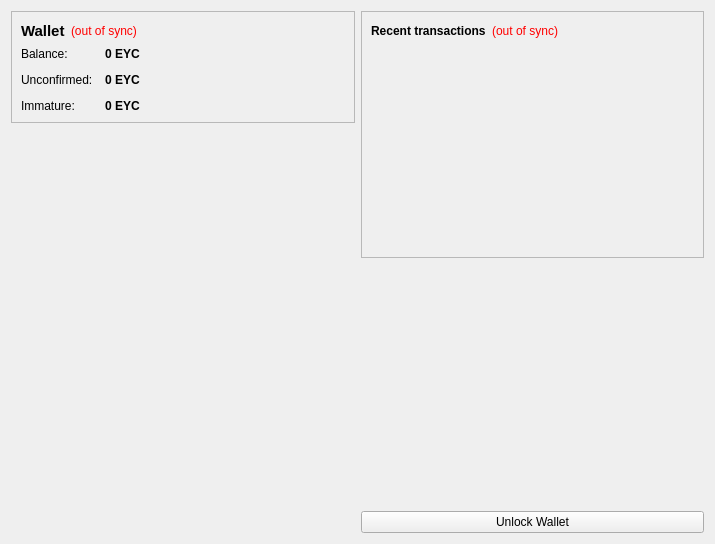
<?xml version="1.0" encoding="UTF-8"?>
<ui version="4.0">
 <class>OverviewPage</class>
 <widget class="QWidget" name="OverviewPage">
  <property name="geometry">
   <rect>
    <x>0</x>
    <y>0</y>
    <width>715</width>
    <height>544</height>
   </rect>
  </property>
  <property name="windowTitle">
   <string>Form</string>
  </property>
  <property name="autoFillBackground">
   <bool>true</bool>
  </property>
  <property name="styleSheet">
   <string notr="true">#OverviewPage{background-image:url(:/images/beijing);}</string>
  </property>
  <layout class="QHBoxLayout" name="horizontalLayout" stretch="1,1">
   <item>
    <layout class="QVBoxLayout" name="verticalLayout_2">
     <item>
      <widget class="QFrame" name="frame">
       <property name="frameShape">
        <enum>QFrame::StyledPanel</enum>
       </property>
       <property name="frameShadow">
        <enum>QFrame::Raised</enum>
       </property>
       <layout class="QVBoxLayout" name="verticalLayout_4">
        <item>
         <layout class="QHBoxLayout" name="horizontalLayout_4">
          <item>
           <widget class="QLabel" name="label_5">
            <property name="font">
             <font>
              <pointsize>11</pointsize>
              <weight>75</weight>
              <bold>true</bold>
             </font>
            </property>
            <property name="text">
             <string>Wallet</string>
            </property>
           </widget>
          </item>
          <item>
           <widget class="QLabel" name="labelWalletStatus">
            <property name="toolTip">
             <string>The displayed information may be out of date. Your wallet automatically synchronizes with the CarsharingChian network after a connection is established, but this process has not completed yet.</string>
            </property>
            <property name="styleSheet">
             <string notr="true">QLabel { color: red; }</string>
            </property>
            <property name="text">
             <string notr="true">(out of sync)</string>
            </property>
            <property name="alignment">
             <set>Qt::AlignLeading|Qt::AlignLeft|Qt::AlignVCenter</set>
            </property>
           </widget>
          </item>
          <item>
           <spacer name="horizontalSpacer_2">
            <property name="orientation">
             <enum>Qt::Horizontal</enum>
            </property>
            <property name="sizeHint" stdset="0">
             <size>
              <width>40</width>
              <height>20</height>
             </size>
            </property>
           </spacer>
          </item>
         </layout>
        </item>
        <item>
         <layout class="QFormLayout" name="formLayout_2">
          <property name="fieldGrowthPolicy">
           <enum>QFormLayout::AllNonFixedFieldsGrow</enum>
          </property>
          <property name="horizontalSpacing">
           <number>12</number>
          </property>
          <property name="verticalSpacing">
           <number>12</number>
          </property>
          <item row="0" column="0">
           <widget class="QLabel" name="label">
            <property name="text">
             <string>Balance:</string>
            </property>
           </widget>
          </item>
          <item row="0" column="1">
           <widget class="QLabel" name="labelBalance">
            <property name="font">
             <font>
              <weight>75</weight>
              <bold>true</bold>
             </font>
            </property>
            <property name="cursor">
             <cursorShape>IBeamCursor</cursorShape>
            </property>
            <property name="toolTip">
             <string>Your current balance</string>
            </property>
            <property name="text">
             <string notr="true">0 EYC</string>
            </property>
            <property name="textInteractionFlags">
             <set>Qt::LinksAccessibleByMouse|Qt::TextSelectableByKeyboard|Qt::TextSelectableByMouse</set>
            </property>
           </widget>
          </item>
          <item row="1" column="0">
           <widget class="QLabel" name="label_3">
            <property name="text">
             <string>Unconfirmed:</string>
            </property>
           </widget>
          </item>
          <item row="1" column="1">
           <widget class="QLabel" name="labelUnconfirmed">
            <property name="font">
             <font>
              <weight>75</weight>
              <bold>true</bold>
             </font>
            </property>
            <property name="cursor">
             <cursorShape>IBeamCursor</cursorShape>
            </property>
            <property name="toolTip">
             <string>Total of transactions that have yet to be confirmed, and do not yet count toward the current balance</string>
            </property>
            <property name="text">
             <string notr="true">0 EYC</string>
            </property>
            <property name="textInteractionFlags">
             <set>Qt::LinksAccessibleByMouse|Qt::TextSelectableByKeyboard|Qt::TextSelectableByMouse</set>
            </property>
           </widget>
          </item>
          <item row="2" column="0">
           <widget class="QLabel" name="labelImmatureText">
            <property name="text">
             <string>Immature:</string>
            </property>
           </widget>
          </item>
          <item row="2" column="1">
           <widget class="QLabel" name="labelImmature">
            <property name="font">
             <font>
              <weight>75</weight>
              <bold>true</bold>
             </font>
            </property>
            <property name="toolTip">
             <string>Mined balance that has not yet matured</string>
            </property>
            <property name="text">
             <string notr="true">0 EYC</string>
            </property>
            <property name="textInteractionFlags">
             <set>Qt::LinksAccessibleByMouse|Qt::TextSelectableByKeyboard|Qt::TextSelectableByMouse</set>
            </property>
           </widget>
          </item>
         </layout>
        </item>
       </layout>
      </widget>
     </item>
     <item>
      <spacer name="verticalSpacer">
       <property name="orientation">
        <enum>Qt::Vertical</enum>
       </property>
       <property name="sizeHint" stdset="0">
        <size>
         <width>20</width>
         <height>40</height>
        </size>
       </property>
      </spacer>
     </item>
     <item>
      <widget class="QLabel" name="label_6">
       <property name="text">
        <string/>
       </property>
       <property name="pixmap">
        <pixmap resource="../bitcoin.qrc">:/images/backg</pixmap>
       </property>
       <property name="scaledContents">
        <bool>false</bool>
       </property>
       <property name="alignment">
        <set>Qt::AlignCenter</set>
       </property>
       <property name="margin">
        <number>-2</number>
       </property>
      </widget>
     </item>
    </layout>
   </item>
   <item>
    <layout class="QVBoxLayout" name="verticalLayout_3">
     <item>
      <widget class="QFrame" name="frame_2">
       <property name="minimumSize">
        <size>
         <width>300</width>
         <height>0</height>
        </size>
       </property>
       <property name="frameShape">
        <enum>QFrame::StyledPanel</enum>
       </property>
       <property name="frameShadow">
        <enum>QFrame::Raised</enum>
       </property>
       <layout class="QVBoxLayout" name="verticalLayout">
        <item>
         <layout class="QHBoxLayout" name="horizontalLayout_2">
          <item>
           <widget class="QLabel" name="label_4">
            <property name="text">
             <string>&lt;b&gt;Recent transactions&lt;/b&gt;</string>
            </property>
           </widget>
          </item>
          <item>
           <widget class="QLabel" name="labelTransactionsStatus">
            <property name="toolTip">
             <string>The displayed information may be out of date. Your wallet automatically synchronizes with the CarsharingChian network after a connection is established, but this process has not completed yet.</string>
            </property>
            <property name="styleSheet">
             <string notr="true">QLabel { color: red; }</string>
            </property>
            <property name="text">
             <string notr="true">(out of sync)</string>
            </property>
            <property name="alignment">
             <set>Qt::AlignRight|Qt::AlignTrailing|Qt::AlignVCenter</set>
            </property>
           </widget>
          </item>
          <item>
           <spacer name="horizontalSpacer">
            <property name="orientation">
             <enum>Qt::Horizontal</enum>
            </property>
            <property name="sizeHint" stdset="0">
             <size>
              <width>40</width>
              <height>20</height>
             </size>
            </property>
           </spacer>
          </item>
         </layout>
        </item>
        <item>
         <widget class="QListView" name="listTransactions">
          <property name="styleSheet">
           <string notr="true">QListView { background: transparent; }</string>
          </property>
          <property name="frameShape">
           <enum>QFrame::NoFrame</enum>
          </property>
          <property name="verticalScrollBarPolicy">
           <enum>Qt::ScrollBarAlwaysOff</enum>
          </property>
          <property name="horizontalScrollBarPolicy">
           <enum>Qt::ScrollBarAlwaysOff</enum>
          </property>
          <property name="selectionMode">
           <enum>QAbstractItemView::NoSelection</enum>
          </property>
         </widget>
        </item>
       </layout>
      </widget>
     </item>
     <item>
      <spacer name="verticalSpacer_2">
       <property name="orientation">
        <enum>Qt::Vertical</enum>
       </property>
       <property name="sizeHint" stdset="0">
        <size>
         <width>20</width>
         <height>40</height>
        </size>
       </property>
      </spacer>
     </item>
     <item>
      <widget class="QPushButton" name="unlockWalletButton">
       <property name="text">
        <string>Unlock Wallet</string>
       </property>
      </widget>
     </item>
    </layout>
   </item>
  </layout>
 </widget>
 <resources>
  <include location="../bitcoin.qrc"/>
 </resources>
 <connections/>
</ui>
